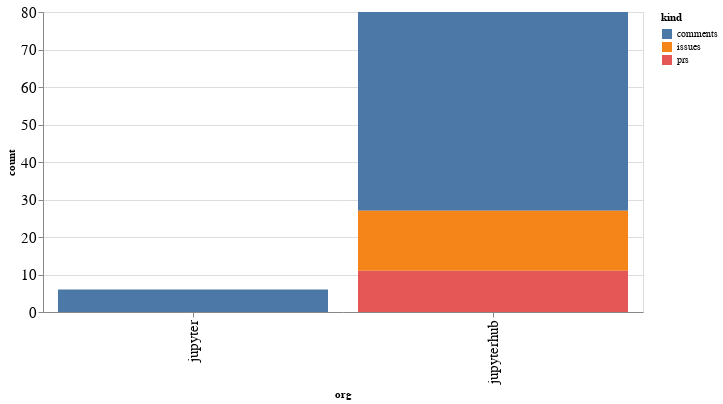

This figure's notebook cell:
### Code cell
alt.Chart(org_summaries, width=600).mark_bar().encode(
    x='org',
    y='count',
    color='kind',
    tooltip="org"
)

### Figure 1 — Vega-Lite specification as saved in the notebook (floating-point values rounded to 4 significant figures)
{"config": {"axisLeft": {"labelFontSize": 15}, "axisBottom": {"labelFontSize": 15}}, "data": {"name": "data-14c01f2ad97cfd88b61b9338569bda24"}, "mark": "bar", "encoding": {"color": {"type": "nominal", "field": "kind"}, "tooltip": {"type": "nominal", "field": "org"}, "x": {"type": "nominal", "field": "org"}, "y": {"type": "quantitative", "field": "count"}}, "width": 600, "$schema": "https://vega.github.io/schema/vega-lite/v4.8.1.json", "datasets": {"data-14c01f2ad97cfd88b61b9338569bda24": [{"org": "jupyter", "kind": "comments", "count": 6}, {"org": "jupyterhub", "kind": "comments", "count": 53}, {"org": "jupyterhub", "kind": "issues", "count": 16}, {"org": "jupyterhub", "kind": "prs", "count": 11}]}}
